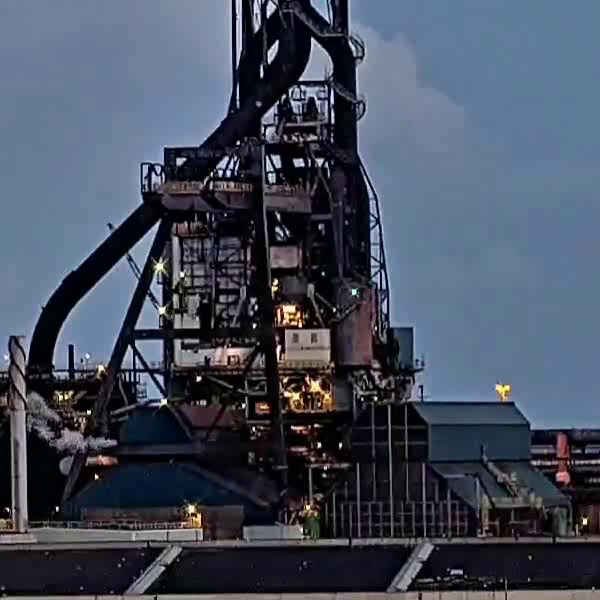
#> input picture frame 0 of lib/dataset/videos/bu7USw70eXs-3.mp4, 600 x 600 px
$ python extract_frame.py
#> lines starting #> are read from the running program, lines starting #| are printed output that depends on the picture
import cv2
import os

def extract_frames(video_path, frame_paths, frame_indices=None):
    """
    Extract multiple frames from a video and save them as images.

    Parameters:
    -----------
    video_path : str
        Path to the video file
    frame_paths : list
        List of paths where to save the extracted frames
    frame_indices : list, optional
        List of frame indices to extract. If None, extracts first and middle frames.
    """
#> called with video_path = 'videos/bu7USw70eXs-3.mp4'
    cap = cv2.VideoCapture(video_path)

    # Get total frame count
    total_frames = int(cap.get(cv2.CAP_PROP_FRAME_COUNT))

    if total_frames <= 0:
        cap.release()
        return False

    # Determine which frames to extract
    if frame_indices is None:
        # Extract first frame and middle frame
        frame_indices = [0, total_frames // 2]

    success = True
    extracted_frames = []

    for idx, frame_idx in enumerate(frame_indices):
        # Set position to the desired frame
        cap.set(cv2.CAP_PROP_POS_FRAMES, frame_idx)
        success, frame = cap.read()

        if success:
            cv2.imwrite(frame_paths[idx], frame)
            extracted_frames.append(frame)
        else:
            break
#> this loop made 2 passes
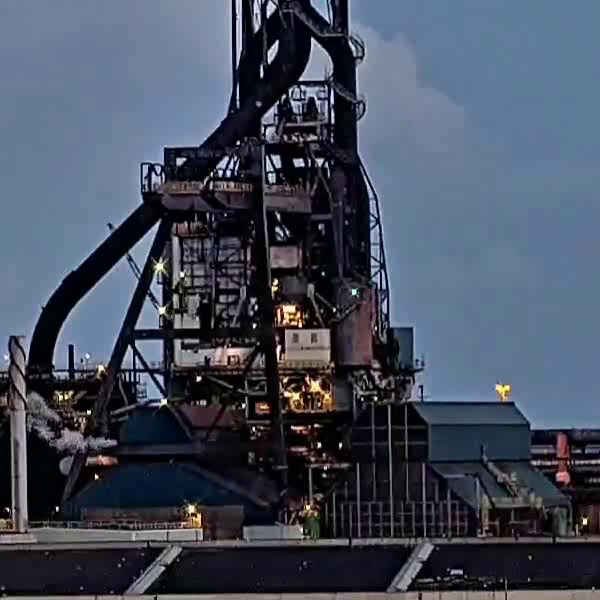
#> input picture frame 0 of lib/dataset/videos/bu7USw70eXs-3.mp4, 600 x 600 px
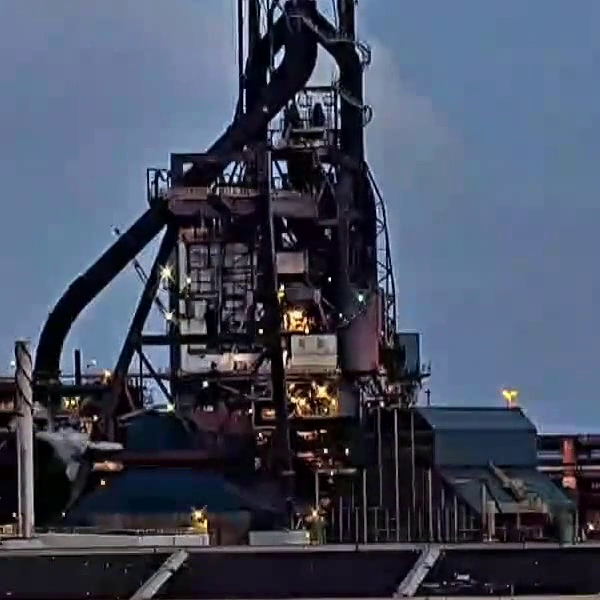
#> input picture frame 18 of lib/dataset/videos/bu7USw70eXs-3.mp4, 600 x 600 px
#> after the loop, extracted_frames = 2 items

    cap.release()
    return len(extracted_frames) == len(frame_paths)

def check_and_create_dir(dir_path):
    """
    Check and create a directory if it does not exist.

    Parameters
    ----------
    dir_path : str
        The dictionary path that we want to create.
    """
    if dir_path is None: return
    dir_name = os.path.dirname(dir_path)
    if dir_name != "" and not os.path.exists(dir_name):
        try: # This is used to prevent race conditions during parallel computing
            os.makedirs(dir_name)
        except Exception as ex:
            print(ex)

def main():
    # Path configurations
    video_dir = "videos/"  # Directory containing downloaded videos
    frames_dir = "frames/"  # Directory to save extracted frames

    # Create frames directory if it doesn't exist
    check_and_create_dir(frames_dir)

    # List all video files in the videos directory
    video_files = [f for f in os.listdir(video_dir) if f.endswith(".mp4")]
    print(f"Found {len(video_files)} videos")

    # Process each video
    for video_file in video_files:
        video_path = os.path.join(video_dir, video_file)
        base_filename = os.path.splitext(video_file)[0]

        # Define paths for two frames
        frame1_path = os.path.join(frames_dir, f"{base_filename}_frame1.jpg")
        frame2_path = os.path.join(frames_dir, f"{base_filename}_frame2.jpg")
        frame_paths = [frame1_path, frame2_path]

        # Skip if both frames already exist
        if os.path.exists(frame1_path) and os.path.exists(frame2_path):
            print(f"Frames already exist for: {video_file}")
            continue

        # Extract frames
        print(f"Extracting frames from: {video_file}")
        success = extract_frames(video_path, frame_paths)
#> success = True
        if not success:
            print(f"\tFailed to extract frames from {video_file}")

    print("DONE")


if __name__ == "__main__":
    main()

$ run again, starting later in the video
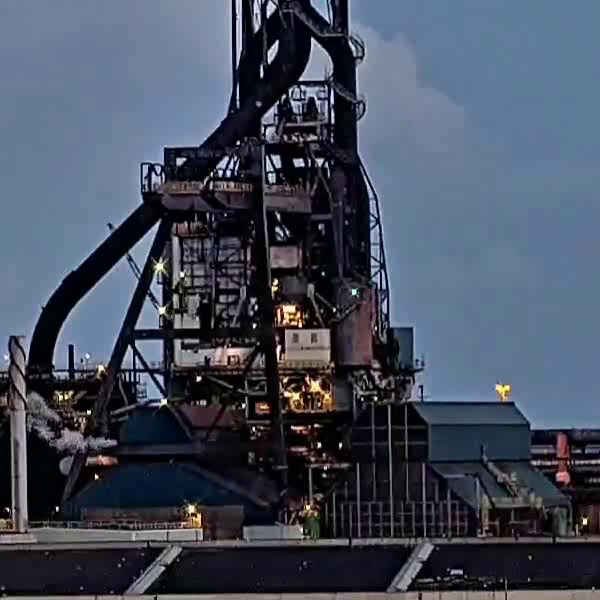
#> input picture frame 0 of lib/dataset/videos/bu7USw70eXs-3.mp4, 600 x 600 px
#> the loop in extract_frames, `for idx, frame_idx in enumerate(frame_indices):` made 2 passes
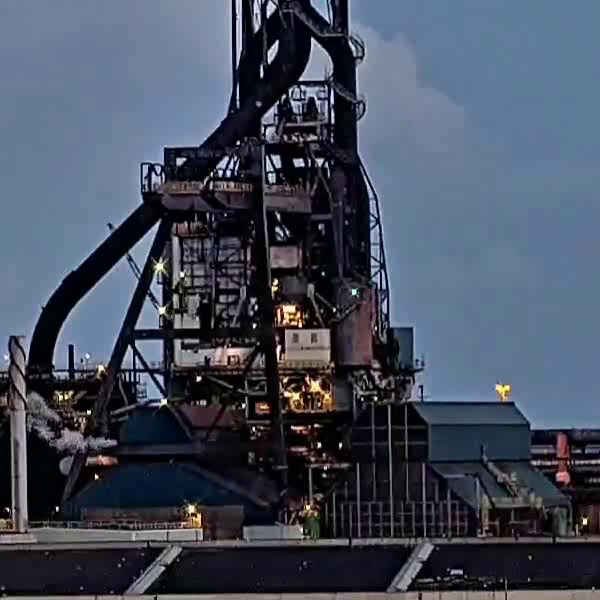
#> input picture frame 0 of lib/dataset/videos/bu7USw70eXs-3.mp4, 600 x 600 px
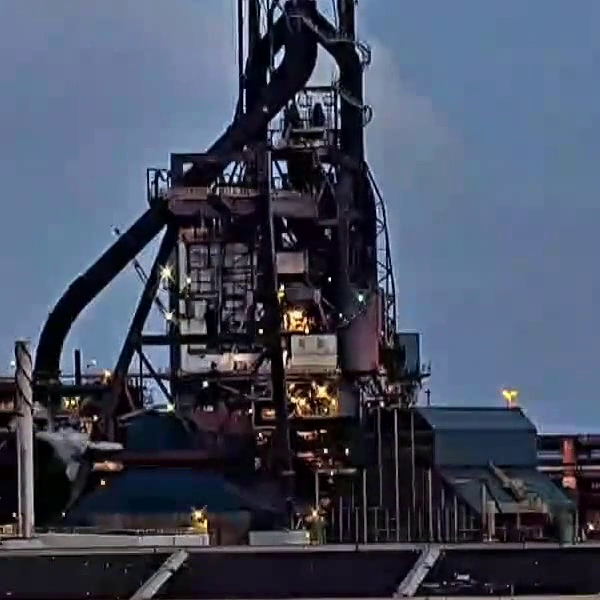
#> input picture frame 18 of lib/dataset/videos/bu7USw70eXs-3.mp4, 600 x 600 px
#> after the loop in extract_frames, `for idx, frame_idx in enumerate(frame_indices):`: extracted_frames = 2 items
#> success = True

$ run again, starting later in the video
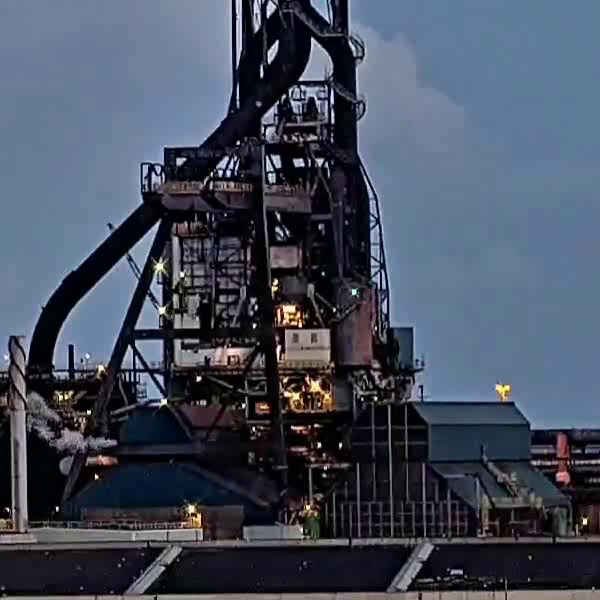
#> input picture frame 0 of lib/dataset/videos/bu7USw70eXs-3.mp4, 600 x 600 px
#> the loop in extract_frames, `for idx, frame_idx in enumerate(frame_indices):` made 2 passes
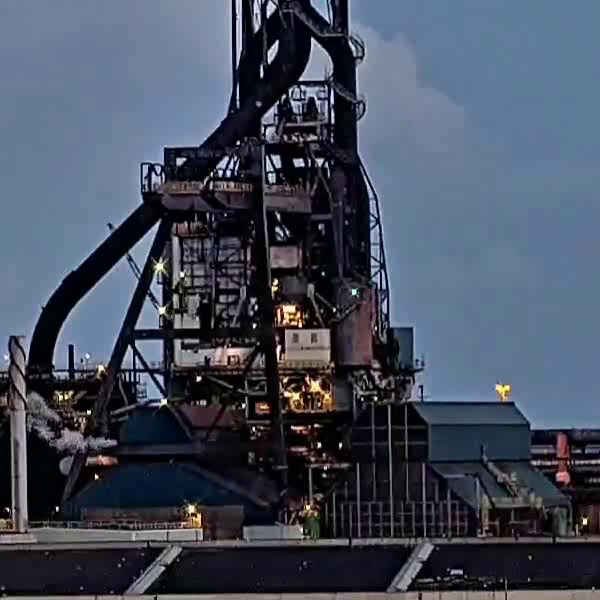
#> input picture frame 0 of lib/dataset/videos/bu7USw70eXs-3.mp4, 600 x 600 px
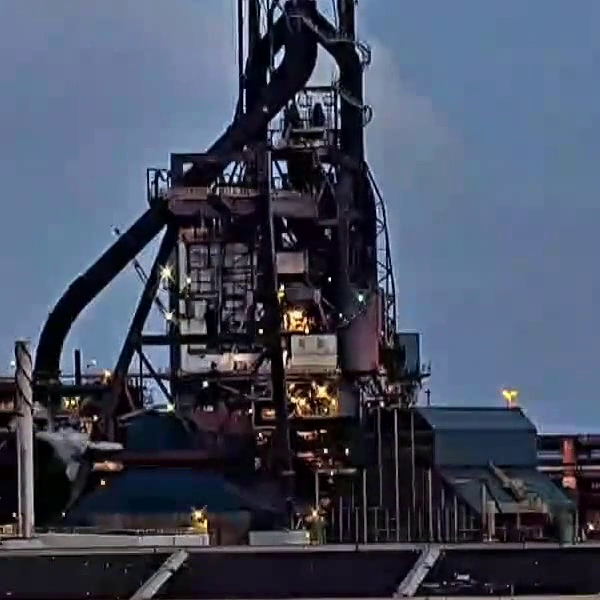
#> input picture frame 18 of lib/dataset/videos/bu7USw70eXs-3.mp4, 600 x 600 px
#> after the loop in extract_frames, `for idx, frame_idx in enumerate(frame_indices):`: extracted_frames = 2 items
#> success = True
